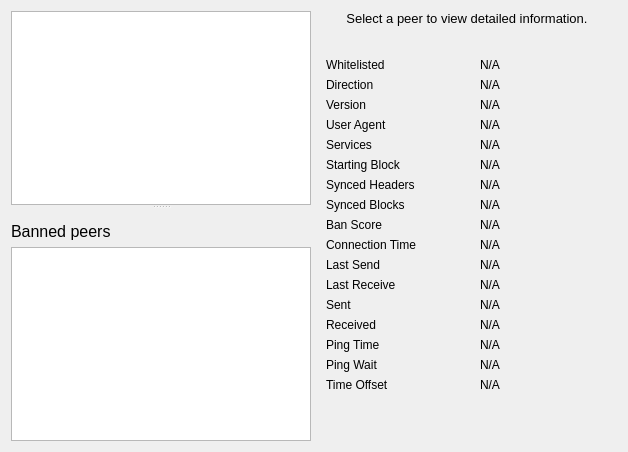
     <widget class="QWidget" name="tab_peers">
      <attribute name="title">
       <string>&amp;Peers</string>
      </attribute>
      <layout class="QGridLayout" name="gridLayout_2">
       <item row="0" column="0" rowspan="2">
        <widget class="QSplitter" name="splitter">
         <property name="orientation">
          <enum>Qt::Vertical</enum>
         </property>
         <widget class="QTableView" name="peerWidget">
          <property name="horizontalScrollBarPolicy">
           <enum>Qt::ScrollBarAsNeeded</enum>
          </property>
          <property name="sortingEnabled">
           <bool>true</bool>
          </property>
          <attribute name="horizontalHeaderHighlightSections">
           <bool>false</bool>
          </attribute>
         </widget>
         <widget class="QWidget" name="">
          <layout class="QVBoxLayout" name="bannedStuff">
           <item>
            <widget class="QLabel" name="banHeading">
             <property name="sizePolicy">
              <sizepolicy hsizetype="Preferred" vsizetype="Minimum">
               <horstretch>0</horstretch>
               <verstretch>0</verstretch>
              </sizepolicy>
             </property>
             <property name="minimumSize">
              <size>
               <width>300</width>
               <height>32</height>
              </size>
             </property>
             <property name="maximumSize">
              <size>
               <width>16777215</width>
               <height>32</height>
              </size>
             </property>
             <property name="font">
              <font>
               <pointsize>12</pointsize>
              </font>
             </property>
             <property name="cursor">
              <cursorShape>IBeamCursor</cursorShape>
             </property>
             <property name="text">
              <string>Banned peers</string>
             </property>
             <property name="alignment">
              <set>Qt::AlignBottom|Qt::AlignLeading|Qt::AlignLeft</set>
             </property>
             <property name="wordWrap">
              <bool>true</bool>
             </property>
             <property name="textInteractionFlags">
              <set>Qt::NoTextInteraction</set>
             </property>
            </widget>
           </item>
           <item>
            <widget class="QTableView" name="banlistWidget">
             <property name="sizePolicy">
              <sizepolicy hsizetype="Expanding" vsizetype="Expanding">
               <horstretch>0</horstretch>
               <verstretch>0</verstretch>
              </sizepolicy>
             </property>
             <property name="horizontalScrollBarPolicy">
              <enum>Qt::ScrollBarAsNeeded</enum>
             </property>
             <property name="sortingEnabled">
              <bool>true</bool>
             </property>
             <attribute name="horizontalHeaderHighlightSections">
              <bool>false</bool>
             </attribute>
            </widget>
           </item>
          </layout>
         </widget>
        </widget>
       </item>
       <item row="0" column="1">
        <widget class="QLabel" name="peerHeading">
         <property name="sizePolicy">
          <sizepolicy hsizetype="Preferred" vsizetype="Minimum">
           <horstretch>0</horstretch>
           <verstretch>0</verstretch>
          </sizepolicy>
         </property>
         <property name="minimumSize">
          <size>
           <width>300</width>
           <height>32</height>
          </size>
         </property>
         <property name="font">
          <font>
           <pointsize>10</pointsize>
          </font>
         </property>
         <property name="cursor">
          <cursorShape>IBeamCursor</cursorShape>
         </property>
         <property name="text">
          <string>Select a peer to view detailed information.</string>
         </property>
         <property name="alignment">
          <set>Qt::AlignHCenter|Qt::AlignTop</set>
         </property>
         <property name="wordWrap">
          <bool>true</bool>
         </property>
         <property name="textInteractionFlags">
          <set>Qt::LinksAccessibleByMouse|Qt::TextSelectableByKeyboard|Qt::TextSelectableByMouse</set>
         </property>
        </widget>
       </item>
       <item row="1" column="1">
        <widget class="QWidget" name="detailWidget" native="true">
         <property name="minimumSize">
          <size>
           <width>300</width>
           <height>0</height>
          </size>
         </property>
         <layout class="QGridLayout" name="gridLayout_3">
          <item row="0" column="0">
           <widget class="QLabel" name="label_30">
            <property name="text">
             <string>Whitelisted</string>
            </property>
           </widget>
          </item>
          <item row="0" column="2">
           <widget class="QLabel" name="peerWhitelisted">
            <property name="cursor">
             <cursorShape>IBeamCursor</cursorShape>
            </property>
            <property name="text">
             <string>N/A</string>
            </property>
            <property name="textFormat">
             <enum>Qt::PlainText</enum>
            </property>
            <property name="textInteractionFlags">
             <set>Qt::LinksAccessibleByMouse|Qt::TextSelectableByKeyboard|Qt::TextSelectableByMouse</set>
            </property>
           </widget>
          </item>
          <item row="1" column="0">
           <widget class="QLabel" name="label_23">
            <property name="text">
             <string>Direction</string>
            </property>
           </widget>
          </item>
          <item row="1" column="2">
           <widget class="QLabel" name="peerDirection">
            <property name="cursor">
             <cursorShape>IBeamCursor</cursorShape>
            </property>
            <property name="text">
             <string>N/A</string>
            </property>
            <property name="textFormat">
             <enum>Qt::PlainText</enum>
            </property>
            <property name="textInteractionFlags">
             <set>Qt::LinksAccessibleByMouse|Qt::TextSelectableByKeyboard|Qt::TextSelectableByMouse</set>
            </property>
           </widget>
          </item>
          <item row="2" column="0">
           <widget class="QLabel" name="label_21">
            <property name="text">
             <string>Version</string>
            </property>
           </widget>
          </item>
          <item row="2" column="2">
           <widget class="QLabel" name="peerVersion">
            <property name="cursor">
             <cursorShape>IBeamCursor</cursorShape>
            </property>
            <property name="text">
             <string>N/A</string>
            </property>
            <property name="textFormat">
             <enum>Qt::PlainText</enum>
            </property>
            <property name="textInteractionFlags">
             <set>Qt::LinksAccessibleByMouse|Qt::TextSelectableByKeyboard|Qt::TextSelectableByMouse</set>
            </property>
           </widget>
          </item>
          <item row="3" column="0">
           <widget class="QLabel" name="label_28">
            <property name="text">
             <string>User Agent</string>
            </property>
           </widget>
          </item>
          <item row="3" column="2">
           <widget class="QLabel" name="peerSubversion">
            <property name="cursor">
             <cursorShape>IBeamCursor</cursorShape>
            </property>
            <property name="text">
             <string>N/A</string>
            </property>
            <property name="textFormat">
             <enum>Qt::PlainText</enum>
            </property>
            <property name="textInteractionFlags">
             <set>Qt::LinksAccessibleByMouse|Qt::TextSelectableByKeyboard|Qt::TextSelectableByMouse</set>
            </property>
           </widget>
          </item>
          <item row="4" column="0">
           <widget class="QLabel" name="label_4">
            <property name="text">
             <string>Services</string>
            </property>
           </widget>
          </item>
          <item row="4" column="2">
           <widget class="QLabel" name="peerServices">
            <property name="cursor">
             <cursorShape>IBeamCursor</cursorShape>
            </property>
            <property name="text">
             <string>N/A</string>
            </property>
            <property name="textFormat">
             <enum>Qt::PlainText</enum>
            </property>
            <property name="textInteractionFlags">
             <set>Qt::LinksAccessibleByMouse|Qt::TextSelectableByKeyboard|Qt::TextSelectableByMouse</set>
            </property>
           </widget>
          </item>
          <item row="5" column="0">
           <widget class="QLabel" name="label_29">
            <property name="text">
             <string>Starting Block</string>
            </property>
           </widget>
          </item>
          <item row="5" column="2">
           <widget class="QLabel" name="peerHeight">
            <property name="cursor">
             <cursorShape>IBeamCursor</cursorShape>
            </property>
            <property name="text">
             <string>N/A</string>
            </property>
            <property name="textFormat">
             <enum>Qt::PlainText</enum>
            </property>
            <property name="textInteractionFlags">
             <set>Qt::LinksAccessibleByMouse|Qt::TextSelectableByKeyboard|Qt::TextSelectableByMouse</set>
            </property>
           </widget>
          </item>
          <item row="6" column="0">
           <widget class="QLabel" name="label_27">
            <property name="text">
             <string>Synced Headers</string>
            </property>
           </widget>
          </item>
          <item row="6" column="2">
           <widget class="QLabel" name="peerSyncHeight">
            <property name="cursor">
             <cursorShape>IBeamCursor</cursorShape>
            </property>
            <property name="text">
             <string>N/A</string>
            </property>
            <property name="textFormat">
             <enum>Qt::PlainText</enum>
            </property>
            <property name="textInteractionFlags">
             <set>Qt::LinksAccessibleByMouse|Qt::TextSelectableByKeyboard|Qt::TextSelectableByMouse</set>
            </property>
           </widget>
          </item>
          <item row="7" column="0">
           <widget class="QLabel" name="label_25">
            <property name="text">
             <string>Synced Blocks</string>
            </property>
           </widget>
          </item>
          <item row="7" column="2">
           <widget class="QLabel" name="peerCommonHeight">
            <property name="cursor">
             <cursorShape>IBeamCursor</cursorShape>
            </property>
            <property name="text">
             <string>N/A</string>
            </property>
            <property name="textFormat">
             <enum>Qt::PlainText</enum>
            </property>
            <property name="textInteractionFlags">
             <set>Qt::LinksAccessibleByMouse|Qt::TextSelectableByKeyboard|Qt::TextSelectableByMouse</set>
            </property>
           </widget>
          </item>
          <item row="8" column="0">
           <widget class="QLabel" name="label_24">
            <property name="text">
             <string>Ban Score</string>
            </property>
           </widget>
          </item>
          <item row="8" column="2">
           <widget class="QLabel" name="peerBanScore">
            <property name="cursor">
             <cursorShape>IBeamCursor</cursorShape>
            </property>
            <property name="text">
             <string>N/A</string>
            </property>
            <property name="textFormat">
             <enum>Qt::PlainText</enum>
            </property>
            <property name="textInteractionFlags">
             <set>Qt::LinksAccessibleByMouse|Qt::TextSelectableByKeyboard|Qt::TextSelectableByMouse</set>
            </property>
           </widget>
          </item>
          <item row="9" column="0">
           <widget class="QLabel" name="label_22">
            <property name="text">
             <string>Connection Time</string>
            </property>
           </widget>
          </item>
          <item row="9" column="2">
           <widget class="QLabel" name="peerConnTime">
            <property name="cursor">
             <cursorShape>IBeamCursor</cursorShape>
            </property>
            <property name="text">
             <string>N/A</string>
            </property>
            <property name="textFormat">
             <enum>Qt::PlainText</enum>
            </property>
            <property name="textInteractionFlags">
             <set>Qt::LinksAccessibleByMouse|Qt::TextSelectableByKeyboard|Qt::TextSelectableByMouse</set>
            </property>
           </widget>
          </item>
          <item row="10" column="0">
           <widget class="QLabel" name="label_15">
            <property name="text">
             <string>Last Send</string>
            </property>
           </widget>
          </item>
          <item row="10" column="2">
           <widget class="QLabel" name="peerLastSend">
            <property name="cursor">
             <cursorShape>IBeamCursor</cursorShape>
            </property>
            <property name="text">
             <string>N/A</string>
            </property>
            <property name="textFormat">
             <enum>Qt::PlainText</enum>
            </property>
            <property name="textInteractionFlags">
             <set>Qt::LinksAccessibleByMouse|Qt::TextSelectableByKeyboard|Qt::TextSelectableByMouse</set>
            </property>
           </widget>
          </item>
          <item row="11" column="0">
           <widget class="QLabel" name="label_19">
            <property name="text">
             <string>Last Receive</string>
            </property>
           </widget>
          </item>
          <item row="11" column="2">
           <widget class="QLabel" name="peerLastRecv">
            <property name="cursor">
             <cursorShape>IBeamCursor</cursorShape>
            </property>
            <property name="text">
             <string>N/A</string>
            </property>
            <property name="textFormat">
             <enum>Qt::PlainText</enum>
            </property>
            <property name="textInteractionFlags">
             <set>Qt::LinksAccessibleByMouse|Qt::TextSelectableByKeyboard|Qt::TextSelectableByMouse</set>
            </property>
           </widget>
          </item>
          <item row="12" column="0">
           <widget class="QLabel" name="label_18">
            <property name="text">
             <string>Sent</string>
            </property>
           </widget>
          </item>
          <item row="12" column="2">
           <widget class="QLabel" name="peerBytesSent">
            <property name="cursor">
             <cursorShape>IBeamCursor</cursorShape>
            </property>
            <property name="text">
             <string>N/A</string>
            </property>
            <property name="textFormat">
             <enum>Qt::PlainText</enum>
            </property>
            <property name="textInteractionFlags">
             <set>Qt::LinksAccessibleByMouse|Qt::TextSelectableByKeyboard|Qt::TextSelectableByMouse</set>
            </property>
           </widget>
          </item>
          <item row="13" column="0">
           <widget class="QLabel" name="label_20">
            <property name="text">
             <string>Received</string>
            </property>
           </widget>
          </item>
          <item row="13" column="2">
           <widget class="QLabel" name="peerBytesRecv">
            <property name="cursor">
             <cursorShape>IBeamCursor</cursorShape>
            </property>
            <property name="text">
             <string>N/A</string>
            </property>
            <property name="textFormat">
             <enum>Qt::PlainText</enum>
            </property>
            <property name="textInteractionFlags">
             <set>Qt::LinksAccessibleByMouse|Qt::TextSelectableByKeyboard|Qt::TextSelectableByMouse</set>
            </property>
           </widget>
          </item>
          <item row="14" column="0">
           <widget class="QLabel" name="label_26">
            <property name="text">
             <string>Ping Time</string>
            </property>
           </widget>
          </item>
          <item row="14" column="2">
           <widget class="QLabel" name="peerPingTime">
            <property name="cursor">
             <cursorShape>IBeamCursor</cursorShape>
            </property>
            <property name="text">
             <string>N/A</string>
            </property>
            <property name="textFormat">
             <enum>Qt::PlainText</enum>
            </property>
            <property name="textInteractionFlags">
             <set>Qt::LinksAccessibleByMouse|Qt::TextSelectableByKeyboard|Qt::TextSelectableByMouse</set>
            </property>
           </widget>
          </item>
          <item row="15" column="0">
           <widget class="QLabel" name="peerPingWaitLabel">
            <property name="toolTip">
             <string>The duration of a currently outstanding ping.</string>
            </property>
            <property name="text">
             <string>Ping Wait</string>
            </property>
           </widget>
          </item>
          <item row="15" column="2">
           <widget class="QLabel" name="peerPingWait">
            <property name="cursor">
             <cursorShape>IBeamCursor</cursorShape>
            </property>
            <property name="text">
             <string>N/A</string>
            </property>
            <property name="textFormat">
             <enum>Qt::PlainText</enum>
            </property>
            <property name="textInteractionFlags">
             <set>Qt::LinksAccessibleByMouse|Qt::TextSelectableByKeyboard|Qt::TextSelectableByMouse</set>
            </property>
           </widget>
          </item>
          <item row="16" column="0">
           <widget class="QLabel" name="label_timeoffset">
            <property name="text">
             <string>Time Offset</string>
            </property>
           </widget>
          </item>
          <item row="16" column="2">
           <widget class="QLabel" name="timeoffset">
            <property name="cursor">
             <cursorShape>IBeamCursor</cursorShape>
            </property>
            <property name="text">
             <string>N/A</string>
            </property>
            <property name="textFormat">
             <enum>Qt::PlainText</enum>
            </property>
            <property name="textInteractionFlags">
             <set>Qt::LinksAccessibleByMouse|Qt::TextSelectableByKeyboard|Qt::TextSelectableByMouse</set>
            </property>
           </widget>
          </item>
          <item row="17" column="1">
           <spacer name="verticalSpacer_3">
            <property name="orientation">
             <enum>Qt::Vertical</enum>
            </property>
            <property name="sizeHint" stdset="0">
             <size>
              <width>20</width>
              <height>40</height>
             </size>
            </property>
           </spacer>
          </item>
         </layout>
        </widget>
       </item>
      </layout>
     </widget>
